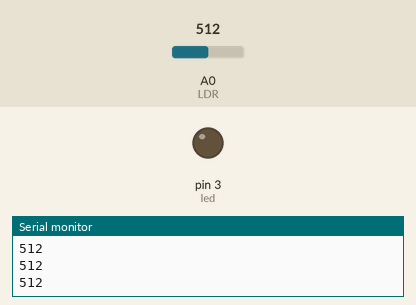
Bench run of a sketch on a simulated Arduino Uno, built with avr-gcc and run on an emulated ATmega328P. Shown: output pins drawn as LEDs (lit = HIGH), the last lines printed to the serial monitor. Inputs (shaded band) come from the test bench; at power-on: A0 (LDR) = 512.

Above: at 1.2 s.
1.3 s: A0 (LDR) set to 481
2.8 s: A0 (LDR) set to 453
At 4.0 s:
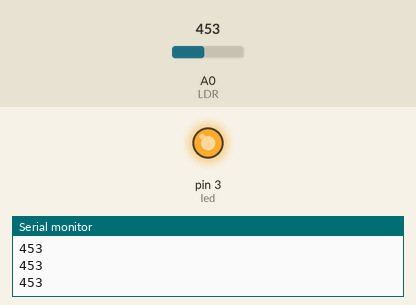
4.3 s: A0 (LDR) set to 480
At 5.5 s:
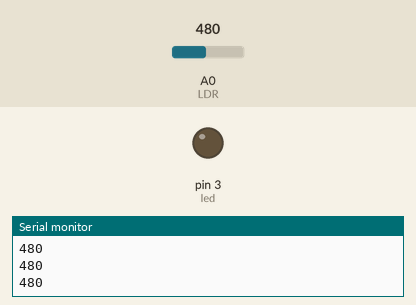
5.8 s: A0 (LDR) set to 460
At 7.1 s:
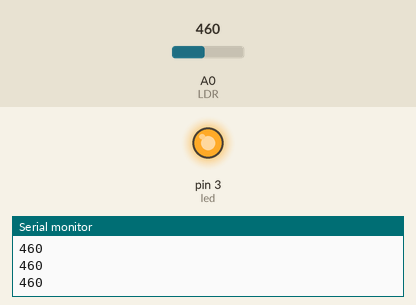
Timing chart, 0 to 8.3 s (numbered marks = the images above; inputs shaded):
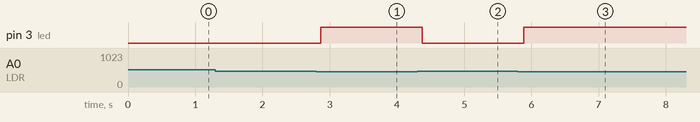

Measured:
- the behaviour switches between 470 and 469 on A0 (LDR) (found by bisection; images 0 and 1)
- after the input at 2.8 s, pin 3 (led): LOW → HIGH after 0.07 s
- after the input at 4.3 s, pin 3 (led): HIGH → LOW after 0.08 s
- after the input at 5.8 s, pin 3 (led): LOW → HIGH after 0.08 s

The sketch:

main.ino
```cpp
#define led 3  // LED'in pin numarasını tanımlar

void setup() {
  pinMode(led, OUTPUT);  // LED pini çıkış moduna ayarlanır
  Serial.begin(9600);    // Seri iletişim başlatılır (opsiyonel, seri monitör için)
}

void loop() {
  int isik = analogRead(A0);  // A0 pininden analog değeri okur (LDR'den gelen ışık seviyesi)
  Serial.println(isik);       // Okunan ışık seviyesini seri monitöre yazdırır
  delay(50);                  // 50 milisaniye bekler

  if (isik > 470) {
    digitalWrite(led, LOW);   // Eğer ışık seviyesi 470'ten büyükse LED'i kapat
  }

  if (isik < 470) {
    digitalWrite(led, HIGH);  // Eğer ışık seviyesi 470'den küçükse LED'i yak
  }
}
```
